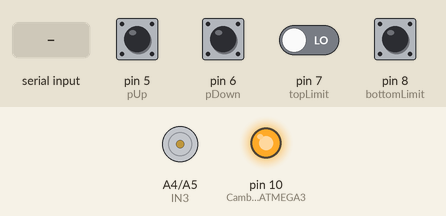
The sketch below on a simulated Arduino Mega 2560, built with avr-gcc and run on an emulated ATmega2560. Shown: motor-driver pin pairs drawn as motors (green arrow = first pin HIGH = forward, orange = second pin HIGH = backward, longer = more drive), output pins drawn as LEDs (lit = HIGH). The test bench sets the inputs (shaded band); at power-on: pin 5 (pUp), pin 6 (pDown), pin 7 (topLimit), pin 8 (bottomLimit) LOW. What the sketch prints to the serial monitor is not drawn.

Above: at 1.2 s.
1.3 s: pin 5 (pUp) pulled HIGH for 1 s
At 3.2 s:
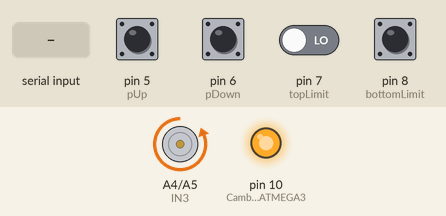
4.0 s: pin 6 (pDown) pulled HIGH for 1 s
At 6.6 s:
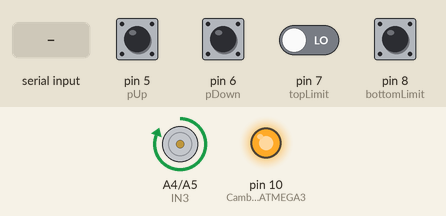
6.9 s: "u" received over Serial
At 7.6 s:
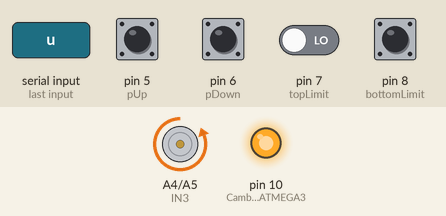
9.9 s: pin 7 (topLimit) driven HIGH
At 11.1 s:
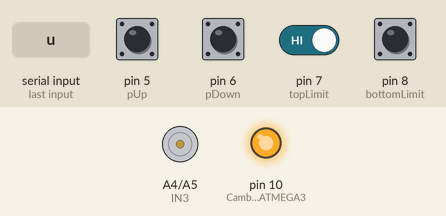
11.4 s: pin 6 (pDown) pulled HIGH for 0.15 s
At 13.1 s:
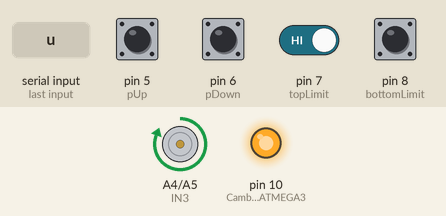
14.5 s: pin 8 (bottomLimit) pulled HIGH for 0.15 s
At 14.9 s:
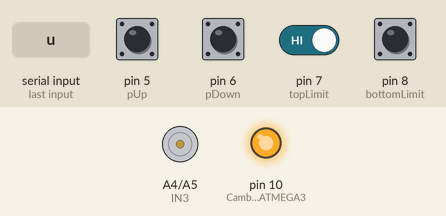
Timing chart, 0 to 17.1 s (numbered marks = the images above; inputs shaded):
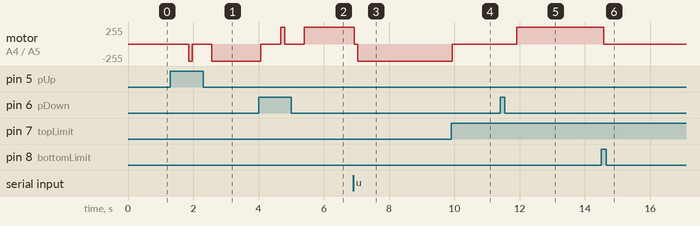

The sketch:

Cortina.ino
```cpp
#include <SoftwareSerial.h>
SoftwareSerial BT1(0, 1); // RX | TX
const int IN3 = A4;//8; // Salidas driver motor
const int IN4 = A5;//9; // Salidas driver motor
const int pUp = 5;
const int pDown = 6;
const int topLimit = 7; // Fin de carrera
const int bottomLimit = 8; // Fin de carrera
char state = 's';
int t = 100; // Tiempo que el motor sube/baja
long int tiempo,inicio;
//File wifi;
//File datos;
//File logger;
//char* ssid = "SourceIdea";
//char* password = "develop";
//https://www.youtube.com/watch?v=GilBJy5RDlo Guardar datos en memoria EEPROM
void setup()
{
  pinMode (IN4, OUTPUT);    // Input4 conectada al pin 4
  pinMode (IN3, OUTPUT);    // Input3 conectada al pin 5
  //pinMode(0, OUTPUT);
  //pinMode(1, OUTPUT);
  Serial.begin(9600);
  pinMode(10, OUTPUT); // Cambiar por 10 en ATMEGA328 53 MEGA
  digitalWrite(10, HIGH); // Cambiar por 10 en ATMEGA328 53 MEGA
  /*while (!Serial) {
    ; // wait for serial port to connect. Needed for native USB port only
  }
  Serial.print("Initializing SD card...");
  if (!SD.begin(4)) {
    Serial.println("initialization SD failed!");
    return;
  }
  Serial.println("initialization SD done.");
  wifi = SD.open("wifi.txt");
  if (wifi && wifi.size() > 0) {
    Serial.println("Abriendo wifi.txt");
    // read from the file until there's nothing else in it:
    while (myFile.available()) {
      Serial.write(myFile.read());
    }
    // close the file:
    myFile.close();
  } else {
    // if the file didn't open, print an error:
    Serial.println("falla test.txt");
  }*/
  Serial.println("READY......");
}

void up(int d) {
  if(digitalRead(topLimit) == LOW){
    Serial.println("SUBIENDO...");
    Serial.print('S');
    digitalWrite (IN4, HIGH);
    digitalWrite (IN3, LOW);
  }
  delay(d);
}
void down(int d) {
  if(digitalRead(bottomLimit) == LOW){
    Serial.println("BAJANDO...");
    Serial.print('K');
    digitalWrite (IN4, LOW);
    digitalWrite (IN3, HIGH);
  }
  delay(d);
}
void Stop() {
  Serial.print("STOP");
  digitalWrite (IN4, LOW);
  digitalWrite (IN3, LOW);
}
boolean action(){
  return Serial.available() || digitalRead(pUp) == HIGH || digitalRead(pDown) == HIGH;
}
void loop()
{
  char dato;
  char trash;
  if (Serial.available()) {
    dato = Serial.read();
    //Serial.print(dato);
    switch (dato) {
      case 'u':
        inicio = millis();
        do{
          up(t);
          //Serial.flush();
          if(Serial.available() && Serial.read() == 'u'){
            // Elimina datos si existen
            while(Serial.available()){
              Serial.print("remove");
              trash = Serial.read();
              //Serial.flush();
            }
          }else if(Serial.available()){
            break;
          }
          /*tiempo = millis() - inicio;
          posicion = posicion ; //+ - / *% calculos tiempos
          aceleracion =
          velocidad =
          timeToTop = timeToTop - (tiempo * );*/
        }while (!Serial.available() && digitalRead(pUp) == LOW && digitalRead(pDown) == LOW && digitalRead(topLimit) == LOW );
        Serial.print("Out of bucle");
        Stop();
        //dato = trash; // Esto no hace nada, es para que compile.
        break;
      case 'd':
        do{
          down(t);
          if(Serial.available() && Serial.read() == 'd'){
            Serial.print("BASURA____");
            while(Serial.available()){
              Serial.print("remove");
              trash = Serial.read();
            }
          }else if(Serial.available()){
            Serial.print("____-/-BREAK-/-____");
            break;
          }
        }while (!Serial.available() && digitalRead(pUp) == LOW && digitalRead(pDown) == LOW  && digitalRead(bottomLimit) == LOW);
        Serial.print("Out of bucle");
        Stop();
        break;
      case 's':
        Serial.println('R');
        Stop();
        delay(1000);
        break;

      case '1':
        // Get position from SD Card
        Serial.write('A');
        delay(500);
        Serial.write('B');
        delay(500);
        Serial.write('C');
        delay(500);
        Serial.write('D');
        delay(500);
        Serial.write('E');
        delay(500);
        break;
    }
  }else{
    if(digitalRead(pUp)==HIGH){
      delay(500);
      do{
        up(t);
      }while(!action() && digitalRead(topLimit) == LOW );
    }else if (digitalRead(pDown)==HIGH){
      delay(500);
      do{
        down(t);
        if(digitalRead(bottomLimit) == HIGH){
          Serial.print(digitalRead(bottomLimit) == LOW);
          Serial.print(!action());
          Serial.println("************************************bottomlimit*********************************************");

        }
        if(Serial.available() || digitalRead(pUp) == HIGH || digitalRead(pDown) == HIGH){
          Serial.print("digitalRead(pUp)");
          Serial.println(digitalRead(pUp));
          Serial.print("!Serial.available()");
          Serial.println(!Serial.available());
          Serial.print("digitalRead(pDown)");
          Serial.println(digitalRead(pDown));

        }
      }while(!action() && digitalRead(bottomLimit) == LOW );
      Serial.println("TERMINÓ DE BAJAR");
    }
    Stop();
    delay(100);
  }
  delay(5);
}
```

Measured:
- after the input at 1.3 s, motor on A4 (IN3) / A5 (IN4): stopped → backward 255/255 after 0.57 s, → stopped 0.10 s later, → backward 255/255 0.61 s later
- after the input at 4.0 s, motor on A4 (IN3) / A5 (IN4): alternates forward 255/255 for 0.12 s and stopped for 0.61 s, 4 changes in all, then stays forward 255/255, starting after 0.07 s
- after the input at 6.9 s, motor on A4 (IN3) / A5 (IN4): forward 255/255 → stopped at once, → backward 255/255 0.11 s later
- after the input at 9.9 s, motor on A4 (IN3) / A5 (IN4): backward 255/255 → stopped at once
- after the input at 11.4 s, motor on A4 (IN3) / A5 (IN4): stopped → forward 255/255 after 0.52 s
- after the input at 14.5 s, motor on A4 (IN3) / A5 (IN4): forward 255/255 → stopped after 0.08 s
